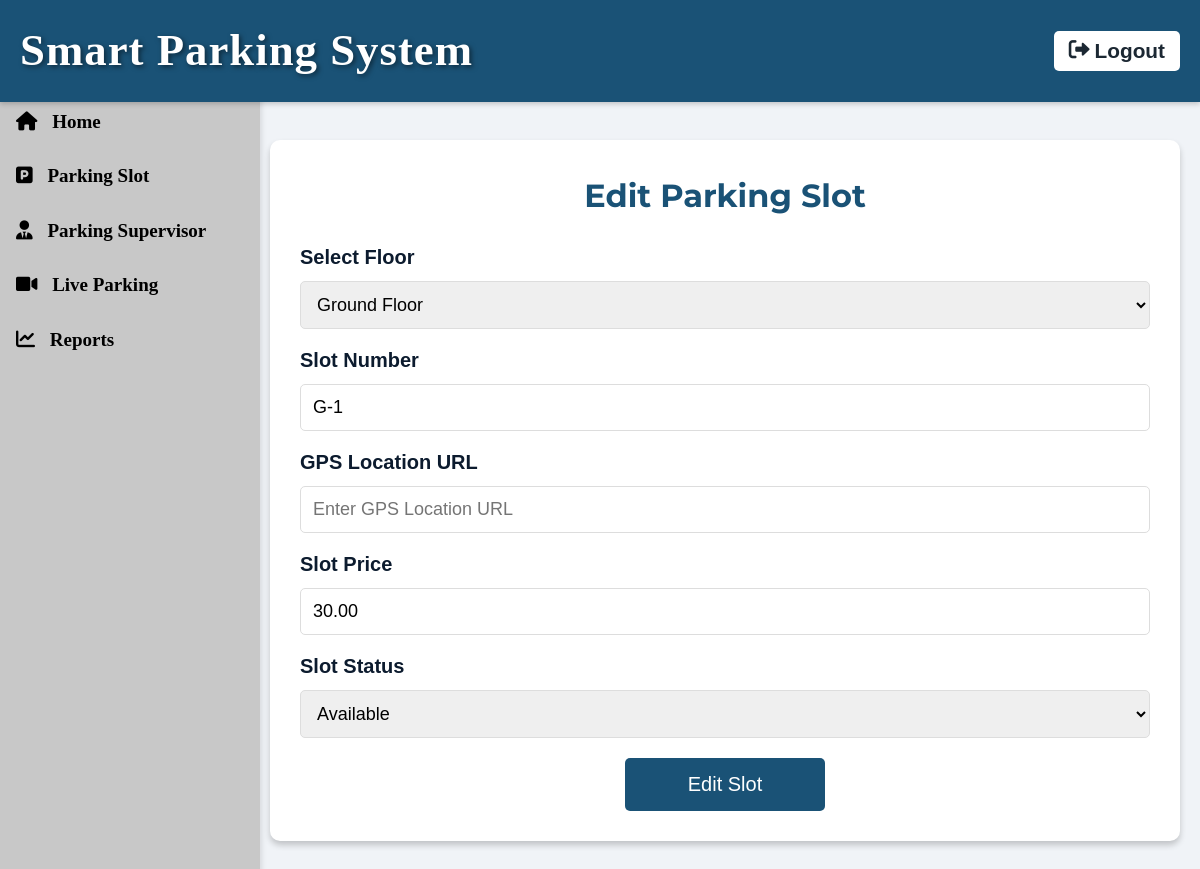
Screenshot of /edit_slot.php?slot_id=11 with the database file from the repository.
### tables this page shows
CREATE TABLE `slots` (
  `slot_id` int(11) NOT NULL,
  `floor_id` int(11) NOT NULL,
  `slot_number` varchar(20) NOT NULL,
  `status` enum('available','booked','parked') DEFAULT 'available',
  `created_at` timestamp NOT NULL DEFAULT current_timestamp(),
  `slot_price` decimal(10,2) NOT NULL DEFAULT 30.00,
  `gps_location` varchar(255) DEFAULT NULL
);

### edit_slot.php (the view, shortened to what this page needs)
<?php
$host = 'localhost';
$dbname = 'mall';
$username = 'root';
$password = '';
try {
    $pdo = new PDO("mysql:host=$host;dbname=$dbname;charset=utf8mb4", $username, $password, [
        PDO::ATTR_ERRMODE => PDO::ERRMODE_EXCEPTION,
        PDO::ATTR_EMULATE_PREPARES => false
    ]);
} catch (PDOException $e) {
    error_log("Database Connection Error: " . $e->getMessage());
    die("Database connection failed. Please contact the system administrator.");
}
function sanitizeInput($input) {
    $input = trim($input);
    $input = stripslashes($input);
    $input = htmlspecialchars($input, ENT_QUOTES, 'UTF-8');
    return $input;
}
try {
    $floorsStmt = $pdo->query("SELECT DISTINCT floor_name FROM floors ORDER BY floor_name");
    $floors = $floorsStmt->fetchAll(PDO::FETCH_COLUMN);
} catch (PDOException $e) {
    error_log("Floors Fetch Error: " . $e->getMessage());
    $floors = [];
}
$slotDetails = null;
$slotId = isset($_GET['slot_id']) ? sanitizeInput($_GET['slot_id']) : null;
if ($slotId) {
    try {
        $slotStmt = $pdo->prepare("
            SELECT s.slot_id, f.floor_name, s.slot_number, s.gps_location, s.slot_price, s.status
            FROM slots s
            JOIN floors f ON s.floor_id = f.floor_id
            WHERE s.slot_id = ?
        ");
        $slotStmt->execute([$slotId]);
        $slotDetails = $slotStmt->fetch(PDO::FETCH_ASSOC);
    } catch (PDOException $e) {
        error_log("Slot Fetch Error: " . $e->getMessage());
        die("Error fetching slot details.");
    }
}
?>
<!DOCTYPE html>
<html lang="en">
<head>
    <link href="https://cdnjs.cloudflare.com/ajax/libs/font-awesome/6.0.0/css/all.min.css" rel="stylesheet">
</head>
<body>
    <div class="topbar">
        <div class="topbar-title">Smart Parking System</div>
        <button class="logout-btn">
            <li><a href="main.html"><i class="fas fa-sign-out-alt"></i> Logout</a></li>
        </button>
    </div>
    <div class="dashboard-container">
        <nav class="sidebar">
            <ul class="sidebar-nav">
                <li><a href="index.php"><i class="fas fa-home"></i> Home</a></li>
                <li><a href="add_slot.php"><i class="fas fa-parking"></i> Parking Slot</a></li>
                <li><a href="add_parking_supervisor.php"><i class="fas fa-user-tie"></i> Parking Supervisor</a></li>
                <li><a href="live_parking.php"><i class="fas fa-video"></i> Live Parking</a></li>
                <li><a href="report.php"><i class="fas fa-chart-line"></i> Reports</a></li>
            </ul>
        </nav>
        <div class="main-content">
            <div class="edit-slot-container">
                <?php if ($slotDetails): ?>
                <h1 style="text-align: center; margin-bottom: 20px; color: var(--primary-color);">Edit Parking Slot</h1>
                <form id="editSlotForm">
                    <div class="form-group">
                        <label for="floor">Select Floor</label>
                        <select id="floor" name="floor" required>
                            <?php
                            foreach ($floors as $floor) {
                                $selected = ($floor === $slotDetails['floor_name']) ? 'selected' : '';
                                echo "<option value='" . htmlspecialchars($floor) . "' $selected>" . htmlspecialchars($floor) . "</option>";
                            }
                            ?>
                        </select>
                    </div>
                    <div class="form-group">
                        <label for="slotNumber">Slot Number</label>
                        <input type="text" id="slotNumber" name="slot_number"
                               value="<?php echo htmlspecialchars($slotDetails['slot_number']); ?>" required>
                    </div>
                    <div class="form-group">
                        <label for="gpsLocation">GPS Location URL</label>
                        <input type="url" id="gpsLocation" name="gps_location"
                               value="<?php echo htmlspecialchars($slotDetails['gps_location'] ?? ''); ?>"
                               placeholder="Enter GPS Location URL">
                    </div>
                    <div class="form-group">
                        <label for="slotPrice">Slot Price</label>
                        <input type="number" id="slotPrice" name="slot_price"
                               value="<?php echo htmlspecialchars($slotDetails['slot_price']); ?>"
                               step="0.01" placeholder="Enter Slot Price" required>
                    </div>
                    <div class="form-group">
                        <label for="status">Slot Status</label>
                        <select id="status" name="status" required>
                            <option value="available" <?php echo ($slotDetails['status'] === 'available') ? 'selected' : ''; ?>>Available</option>
                        </select>
                    </div>
                    <button type="submit" class="edit-slot-btn">Edit Slot</button>
                </form>
                <?php else: ?>
                    <p style="text-align: center; color: red;">No slot selected for editing.</p>
                <?php endif; ?>
            </div>
        </div>
    </div>
</body>
</html>

### edit_slot.php (style rules this page uses)
:root { --primary-color: #1a5276; --secondary-color: #f0f3f7; --text-color: #0c1b2e; --sidebar-bg: #d6dbdf; }
* { margin: 0; padding: 0; box-sizing: border-box; }
body { font-family: Calibri, 'Montserrat', sans-serif; background-color: var(--secondary-color); color: var(--text-color); line-height: 1.6; font-weight: 600; font-size: 17px; }
.topbar { background-color: var(--primary-color); display: flex; justify-content: space-between; align-items: center; padding: 15px 20px; box-shadow: 0 2px 5px rgba(0,0,0,0.2); position: fixed; top: 0; left: 0; right: 0; z-index: 1000; }
.topbar-title { color: white; font-size: 2.5rem; font-weight: 700; letter-spacing: 1px; }
.topbar-title { font-family: 'Playfair Display', calibri; font-size: 2.8rem; color: #ffffff; text-shadow: 2px 2px 5px rgba(0, 0, 0, 0.5); }
.logout-btn { background-color: white; color: var(--primary-color); border: none; padding: 8px 15px; border-radius: 5px; cursor: pointer; transition: background-color 0.3s ease; }
.logout-btn li { list-style: none; }
.logout-btn li a { text-decoration: none; color: #1c2833; display: flex; align-items: center; font-weight: 700; font-size: 1.3rem; }
.logout-btn li a i { margin-right: 5px; }
.sidebar { position: fixed; top: 0; left: 0; width: 260px; height: 100%; background-color: #C8C8C8; padding-top: 20px; box-shadow: 2px 0 5px rgba(0, 0, 0, 0.1); font-family: "calibri"; margin-top: 75px; }
.sidebar a { display: block; color: black; padding: 12px 16px; text-decoration: none; font-size: 19px; }
.sidebar a i { margin-right: 10px; }
.main-content { margin-left: 250px; padding: 20px; width: calc(100% - 250px); }
.edit-slot-container { background-color: white; border-radius: 10px; box-shadow: 0 4px 6px rgba(0,0,0,0.2); padding: 30px; max-width: 1040px; margin: 120px auto; }
.edit-slot-container h1 { text-align: center; margin-bottom: 30px; color: var(--primary-color); font-size: 32px; }
.form-group { margin-bottom: 15px; }
.form-group label { display: block; margin-bottom: 8px; font-weight: bold; font-family: Calibri, sans-serif; font-size: 20px; }
.form-group select, .form-group input { width: 100%; padding: 12px; border: 1px solid #ddd; border-radius: 5px; font-family: Calibri, sans-serif; font-size: 18px; }
.edit-slot-btn { background-color: var(--primary-color); color: white; border: none; padding: 15px 30px; border-radius: 5px; cursor: pointer; transition: background-color 0.3s; font-family: Calibri, sans-serif; font-size: 20px; margin-top: 20px; width: 200px; display: block; margin-left: auto; margin-right: auto; }

### rows the page displays
slots: slot_number "G-1", slot_price "30.00", status "Available"

### other values shown
form field floor "Ground Floor"
